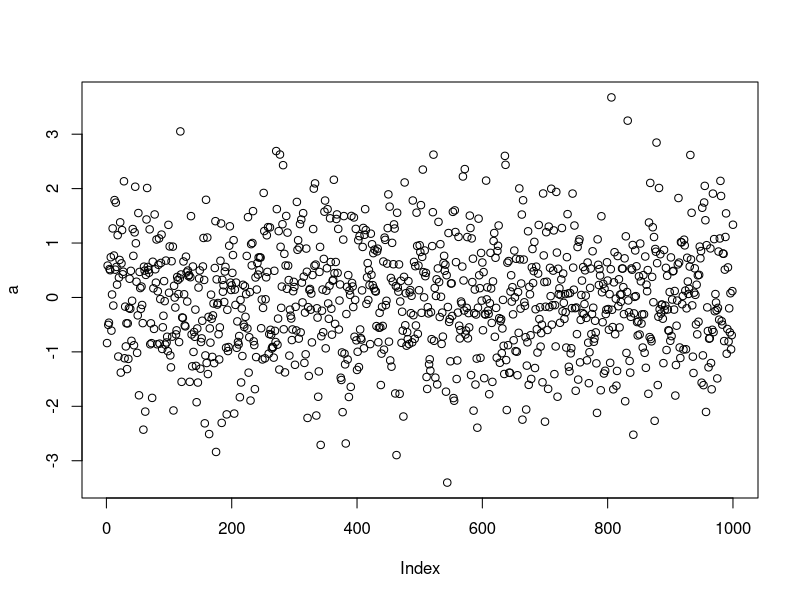
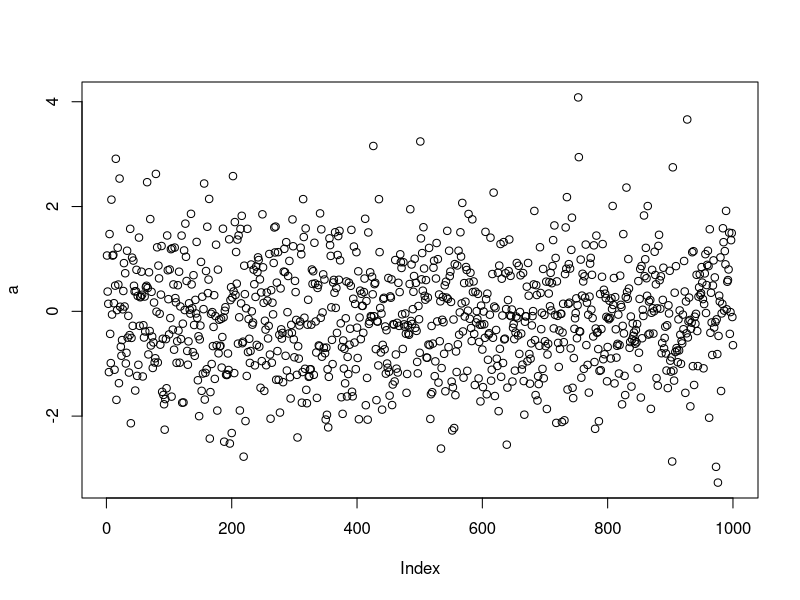

Write R code to recreate these figures, in order.
## ---- chunk 1
a <- rnorm(1000)
plot(a)
## ---- chunk 2
a <- rnorm(1000)
plot(a)
